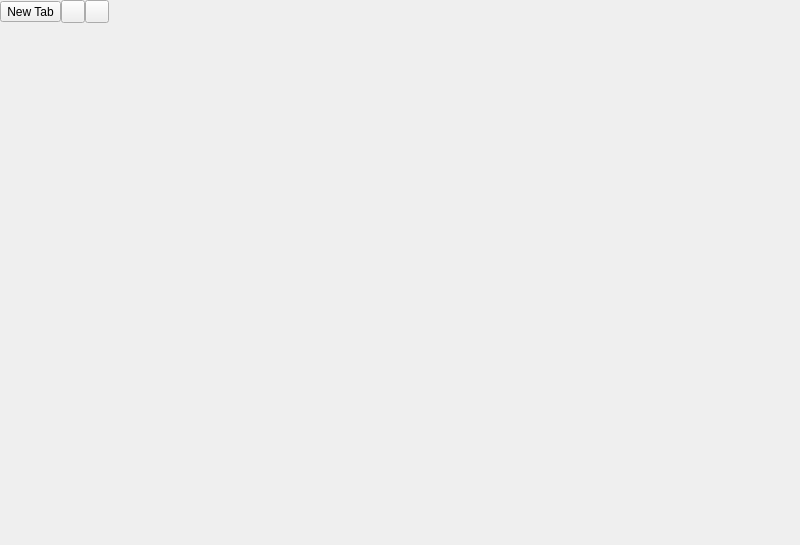
<?xml version="1.0" encoding="UTF-8"?>
<ui version="4.0">
 <class>MainWindow</class>
 <widget class="QMainWindow" name="MainWindow">
  <property name="geometry">
   <rect>
    <x>0</x>
    <y>0</y>
    <width>800</width>
    <height>545</height>
   </rect>
  </property>
  <property name="windowTitle">
   <string notr="true">MainWindow</string>
  </property>
  <property name="toolTip">
   <string notr="true"/>
  </property>
  <property name="statusTip">
   <string notr="true"/>
  </property>
  <property name="whatsThis">
   <string notr="true"/>
  </property>
  <property name="windowFilePath">
   <string notr="true"/>
  </property>
  <property name="accessibleName" stdset="0">
   <string notr="true"/>
  </property>
  <property name="accessibleDescription" stdset="0">
   <string notr="true"/>
  </property>
  <widget class="QWidget" name="centralwidget">
   <layout class="QGridLayout" name="gridLayout_2">
    <property name="margin">
     <number>0</number>
    </property>
    <property name="spacing">
     <number>0</number>
    </property>
    <item row="0" column="0">
     <widget class="QWidget" name="widget_Top" native="true">
      <layout class="QHBoxLayout" name="horizontalLayout">
       <property name="spacing">
        <number>0</number>
       </property>
       <property name="margin">
        <number>0</number>
       </property>
       <item>
        <widget class="QToolButton" name="Button_NewTab">
         <property name="text">
          <string>New Tab</string>
         </property>
        </widget>
       </item>
       <item>
        <widget class="QToolButton" name="toolButton_Clear"/>
       </item>
       <item>
        <widget class="QToolButton" name="toolButton_2"/>
       </item>
       <item>
        <spacer name="horizontalSpacer_2">
         <property name="orientation">
          <enum>Qt::Horizontal</enum>
         </property>
         <property name="sizeType">
          <enum>QSizePolicy::Expanding</enum>
         </property>
         <property name="sizeHint" stdset="0">
          <size>
           <width>657</width>
           <height>20</height>
          </size>
         </property>
        </spacer>
       </item>
      </layout>
     </widget>
    </item>
    <item row="1" column="0">
     <widget class="QTabWidget" name="chat_tabs">
      <property name="styleSheet">
       <string notr="true"/>
      </property>
      <property name="tabPosition">
       <enum>QTabWidget::South</enum>
      </property>
      <property name="tabShape">
       <enum>QTabWidget::Rounded</enum>
      </property>
      <property name="currentIndex">
       <number>-1</number>
      </property>
      <property name="documentMode">
       <bool>true</bool>
      </property>
      <property name="tabsClosable">
       <bool>true</bool>
      </property>
      <property name="movable">
       <bool>true</bool>
      </property>
     </widget>
    </item>
   </layout>
  </widget>
  <widget class="QMenuBar" name="menubar">
   <property name="geometry">
    <rect>
     <x>0</x>
     <y>0</y>
     <width>800</width>
     <height>21</height>
    </rect>
   </property>
  </widget>
  <action name="action_SwitchMiniStyle">
   <property name="checkable">
    <bool>true</bool>
   </property>
   <property name="icon">
    <iconset resource="../res_.qrc">
     <normaloff>:/res/Images/application.png</normaloff>:/res/Images/application.png</iconset>
   </property>
   <property name="text">
    <string>Mini Style</string>
   </property>
   <property name="shortcut">
    <string>F11</string>
   </property>
  </action>
  <action name="action_App_quit">
   <property name="icon">
    <iconset resource="../res_.qrc">
     <normaloff>:/res/Images/cancel.png</normaloff>:/res/Images/cancel.png</iconset>
   </property>
   <property name="text">
    <string>Выход</string>
   </property>
   <property name="shortcut">
    <string>Ctrl+Q</string>
   </property>
  </action>
  <action name="action_ShowPopup">
   <property name="checkable">
    <bool>true</bool>
   </property>
   <property name="icon">
    <iconset resource="../res_.qrc">
     <normaloff>:/res/Images/mail-unread-new.png</normaloff>:/res/Images/mail-unread-new.png</iconset>
   </property>
   <property name="text">
    <string>Show Popup</string>
   </property>
  </action>
  <action name="action_HideToTray">
   <property name="checkable">
    <bool>true</bool>
   </property>
   <property name="icon">
    <iconset resource="../res_.qrc">
     <normaloff>:/res/Images/arrow-270.png</normaloff>:/res/Images/arrow-270.png</iconset>
   </property>
   <property name="text">
    <string>Hide to tray</string>
   </property>
   <property name="shortcut">
    <string>Alt+H</string>
   </property>
  </action>
 </widget>
 <resources>
  <include location="../res_.qrc"/>
 </resources>
 <connections/>
</ui>
